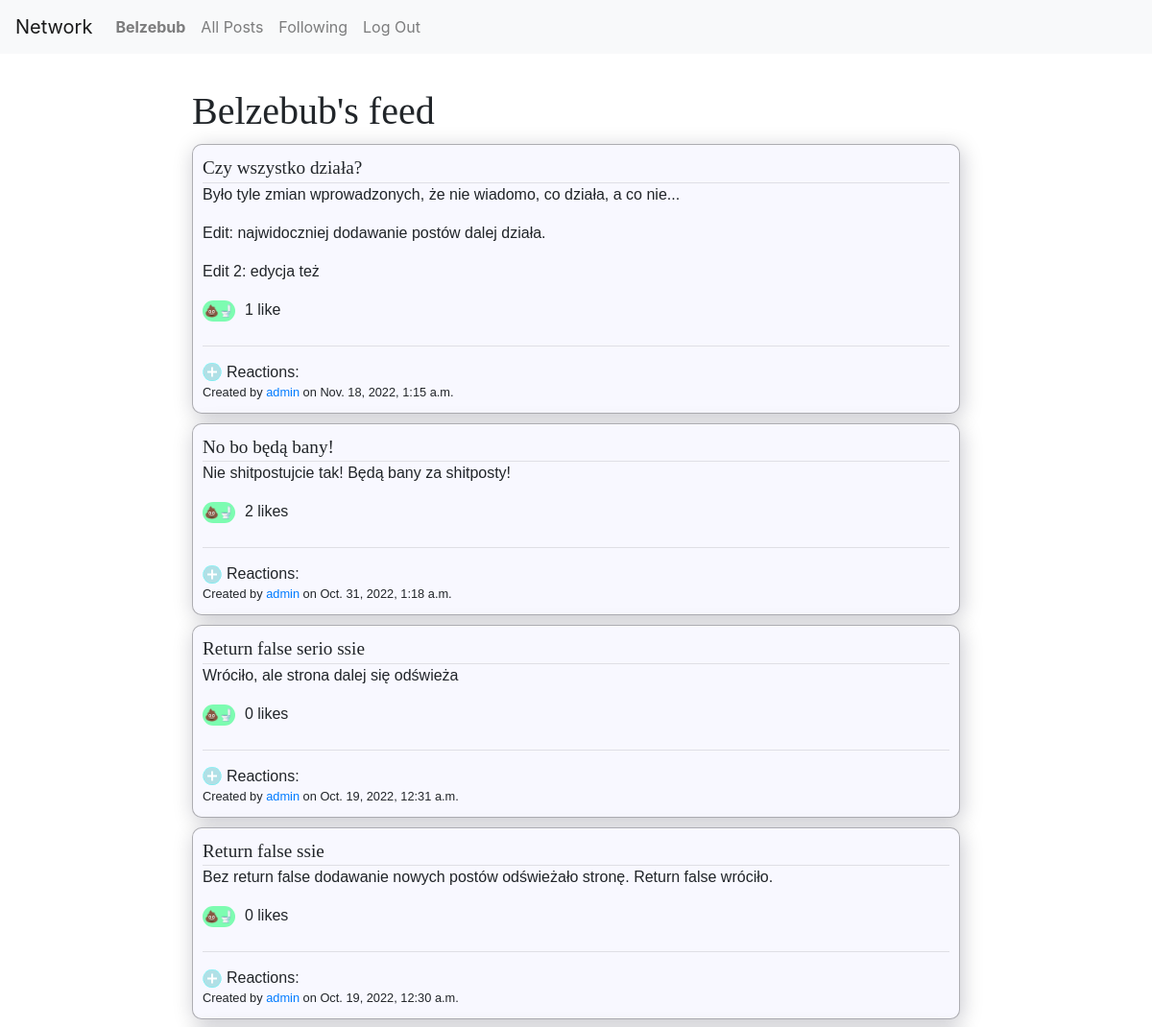
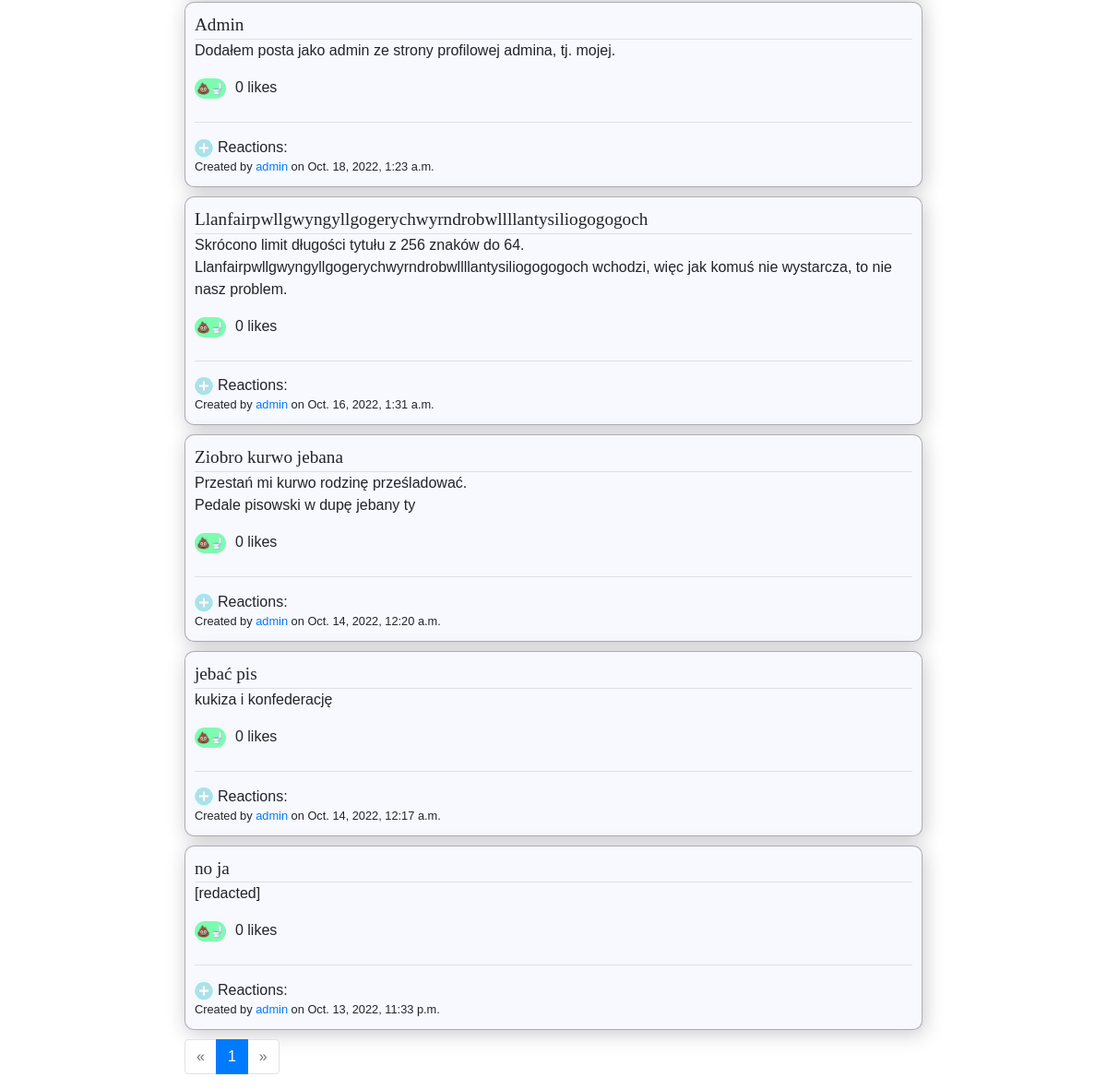
The page /following (signed in) on the database its author committed (2 pictures, top to bottom).
### network/models.py (models this page shows, shortened)
class User(AbstractUser):
    shadowbanned = models.BooleanField(default=False)
    def __str__(self):
        return f"{self.username}"

class Post(models.Model):
    author    = models.ForeignKey     (User, on_delete=models.CASCADE, related_name='posts')
    body      = models.CharField      (max_length=4096)
    likes     = models.ManyToManyField(User,          blank=True,      related_name='likes')
    timestamp = models.DateTimeField  (auto_now_add=True)
    title     = models.CharField      (max_length=64, blank=True)
    def total_likes(self):
        return self.likes.all().count()
    def get_reactions(self, user=None):
        reactions = {}
        for reaction_obj in self.reactions.all():
            category = reaction_obj.category.reaction
            if category in reactions.keys():
                reactions[category]['count'] += 1
            else:
                reactions[category]          = {}
                reactions[category]['emoji'] = reaction_obj.category.emoji
                reactions[category]['count'] = 1
        if user:
            user_reaction = self.reactions.filter(user=user)
            if len(user_reaction) == 1:
                key = str(user_reaction[0].category.reaction)
                reactions[key]['your_reaction'] = True
        return reactions

### network/views.py (the view)
# urls.py: path("following", views.following,   name="following"),
@login_required
def following(request):
    followed = []
    for person in Follower.objects.filter(following=request.user):
        followed.append(person.followed.id)
    content = paginate( filter_shadowbans(request,
                            Post.objects.filter(author__in=followed).order_by('-timestamp')),
                        request.GET.get('page'),
                        user=logged_in_user(request))
    return render(request, "network/following.html", {
        'paginator'    : content['paginator'],
        'page_obj'     : content['page_obj'],
    })

### network/util.py (called while the page is built)
def paginate(content, page_number, paginate_by=10, user=None):
    paginator = Paginator(content, paginate_by)
    page_obj  = paginator.get_page(page_number)
    print(f"Logged in user is {user}")
    for page_item in page_obj:
        if hasattr(page_item, 'get_reactions'):
            page_item.reactions_data = page_item.get_reactions(user)
    return {
        "paginator": paginator,
        "page_obj" : page_obj
    }

def logged_in_user(request):
    return request.user if request.user.is_authenticated else None

def filter_shadowbans(request, posts):
    if request.user.is_superuser:
        return posts
    return posts.filter(Q(author__shadowbanned=False) | Q(author=request.user.id))

### network/templates/network/following.html (shortened to what this page needs)
{% extends "network/layout.html" %}
{% block body %}
    <div class="content-wrapper">
        <h1>{{ user.username|title }}'s feed</h1>
        <div class="posts-view">
        {% for post in page_obj %}
            {% include "./post.html" %}
        {% empty %}
            No posts
        {% endfor %}
            <div id="pagination-wrapper">
                {% include './pagination.html' %}
            </div>
        </div>
    </div>
{% endblock %}

### network/templates/network/layout.html (shortened to what this page needs)
{% load static %}
<!DOCTYPE html>
<html lang="en">
    <head>
        <link rel="stylesheet"    href="{% static 'network/styles.css' %}">
        <link rel="stylesheet"    href="https://stackpath.bootstrapcdn.com/bootstrap/4.4.1/css/bootstrap.min.css">
    </head>
    <body>
        <nav class="navbar navbar-expand-lg navbar-light bg-light">
            <a class="navbar-brand" href="{% url 'index' %}">Network</a>
            <div>
              <ul class="navbar-nav mr-auto">
                {% if user.is_authenticated %}
                    <li class="nav-item">
                        <a class="nav-link" href="{% url 'profile' user.id %}">
                            <strong>{{ user.username }}</strong>
                        </a>
                    </li>
                {% endif %}
                <li class="nav-item">
                  <a class="nav-link" href="{% url 'index' %}">All Posts</a>
                </li>
                {% if user.is_authenticated %}
                    <li class="nav-item">
                        <a class="nav-link" href="{% url 'following' %}">Following</a>
                    </li>
                    <li class="nav-item">
                        <a class="nav-link" href="{% url 'logout' %}">Log Out</a>
                    </li>
                {% endif %}
              </ul>
            </div>
          </nav>
        <div class="body">
            {% block body %}
            {% endblock %}
        </div>
    </body>
</html>

### network/templates/network/post.html (shortened to what this page needs)
<div {% if post.author.shadowbanned and request.user.is_superuser %}
        class="post post-shadowbanned"
    {% else %}
        class="post"
    {% endif %}
    id="post-{{ post.id }}" data-postid="{{ post.id }}">
    <div class="post-title">
        {% if post.title %}
            <span class="has-title">{{ post.title }}</span>
        {% else %}
            <span class="no-title">No title</span>
        {% endif %}
    </div>
    <div class="post-body">{{ post.body|linebreaks }}</div>
    <div class="post-likes">
        {% if user.is_authenticated and not user == post.author %}
            <form class="like-form" action="{% url 'like-post' post.id %}" method="POST">
                <input type="submit" class="like-button" value="&#128169&#128701">
            </form>
        {% endif %}
        <span class="likes-counter">
            {{ post.total_likes }}
            like{% if post.total_likes != 1 %}s{% endif %}
        </span>
    </div>
    <div class="post-reactions-wrapper">
        <div class="post-reactions-container">
            <div class="post-reactions-interface">
                {% if user.is_authenticated and not user == post.author %}
                <div class="add-stuff-button reaction-btn" title="React to the post" data-postid="{{ post.id }}">
                    <svg id="reaction-interface-opener" width="20" height="20"
                        {% include './add_stuff_svg_guts.html' %}
                    </svg>
                </div>
                {% endif %}
                <div class="reactions-announcer"> Reactions:</div>
            </div>
        </div>
    </div>
    <div class="post-credentials">
        Created by
        <span class='author'>
            <a href="{% url 'profile' post.author.id %}">{{ post.author.username }}</a>
        </span>
        on {{ post.timestamp }}
    </div>
</div>

### network/static/network/styles.css (style rules this page uses)
* { -webkit-box-sizing: border-box; box-sizing: border-box; }
.body { display: -webkit-box; display: -ms-flexbox; display: flex; -webkit-box-orient: horizontal; -webkit-box-direction: normal; -ms-flex-direction: row; flex-direction: row; font-size: 16px; font-family: Helvetica, sans-serif; margin-top: 3%; }
h1, h2, h3, h4, h5, h6 { font-family: "Times new roman", serif; }
svg { pointer-events: none; }
.content-wrapper { position: relative; margin: auto; margin-left: 0; -webkit-box-ordinal-group: 2; -ms-flex-order: 1; order: 1; }
.post { position: relative; display: block; border: 1px solid rgba(0, 0, 0, 0.3); border-radius: 10px; margin: 10px 0px; padding: 10px; overflow-wrap: break-word; background-color: ghostwhite; -webkit-box-shadow: 2px 4px 21.37px #04022137; box-shadow: 2px 4px 21.37px #04022137; }
@media screen and (min-width: 1101px) { .post { width: 800px; } }
.post-title { max-width: 100%; border-bottom: 1px solid rgba(0, 0, 0, 0.1); font-family: "Times new roman", serif; font-size: 1.2em; }
.post-credentials { display: inline-block; }
.like-button { border: none; border-radius: 30px; background-color: #00ff627f; padding: 2px; font-size: 12px; }
.has-title { font-weight: 420.69; }
.post-likes { display: -webkit-box; display: -ms-flexbox; display: flex; }
input.like-button { margin-right: 10px; }
.post-reactions-wrapper { max-width: 100%; margin-top: 25px; padding-top: 10px; border-top: 1px solid rgba(0, 0, 0, 0.1); }
.post-reactions-container { vertical-align: middle; display: -webkit-inline-box; display: -ms-inline-flexbox; display: inline-flex; }
.post-reactions-interface { display: -webkit-inline-box; display: -ms-inline-flexbox; display: inline-flex; -webkit-transform: translateY(18%); transform: translateY(18%); }
.reaction-btn { position: relative; -webkit-transform: translateY(-3%); transform: translateY(-3%); }
.reactions-announcer { margin-left: 5px; height: -webkit-fit-content; height: -moz-fit-content; height: fit-content; }
.post-credentials { font-size: 0.8em; }
input, textarea { background-color: #009bff08; }
input { border-radius: 5px; }

### rows shown on the page
User: username "Belzebub"
Post: title "Czy wszystko działa?", body "Było tyle zmian wprowadzonych, że nie wiadomo, co działa, a co nie... Edit: najwidoczniej dodawanie postów dalej działa. Edit 2: edycja też", total_likes "1", author.username "admin", timestamp "Nov. 18, 2022, 1:15 a.m."
Post: title "No bo będą bany!", body "Nie shitpostujcie tak! Będą bany za shitposty!", total_likes "2", author.username "admin", timestamp "Oct. 31, 2022, 1:18 a.m."
Post: title "Return false serio ssie", body "Wróciło, ale strona dalej się odświeża", total_likes "0", author.username "admin", timestamp "Oct. 19, 2022, 12:31 a.m."
Post: title "Return false ssie", body "Bez return false dodawanie nowych postów odświeżało stronę. Return false wróciło.", total_likes "0", author.username "admin", timestamp "Oct. 19, 2022, 12:30 a.m."
Post: title "Admin", body "Dodałem posta jako admin ze strony profilowej admina, tj. mojej.", total_likes "0", author.username "admin", timestamp "Oct. 18, 2022, 1:23 a.m."
Post: title "Llanfairpwllgwyngyllgogerychwyrndrobwllllantysiliogogogoch", body "Skrócono limit długości tytułu z 256 znaków do 64. Llanfairpwllgwyngyllgogerychwyrndrobwllllantysiliogogogoch wchodzi, więc jak komuś nie wystarcza, to nie nasz problem.", total_likes "0", author.username "admin", timestamp "Oct. 16, 2022, 1:31 a.m."
Post: title "Ziobro kurwo jebana", body "Przestań mi kurwo rodzinę prześladować. Pedale pisowski w dupę jebany ty", total_likes "0", author.username "admin", timestamp "Oct. 14, 2022, 12:20 a.m."
Post: title "jebać pis", body "kukiza i konfederację", total_likes "0", author.username "admin", timestamp "Oct. 14, 2022, 12:17 a.m."
Post: title "no ja", body "[redacted]", total_likes "0", author.username "admin", timestamp "Oct. 13, 2022, 11:33 p.m."

### other values the page prints
{{ page_obj.number }} "1"
